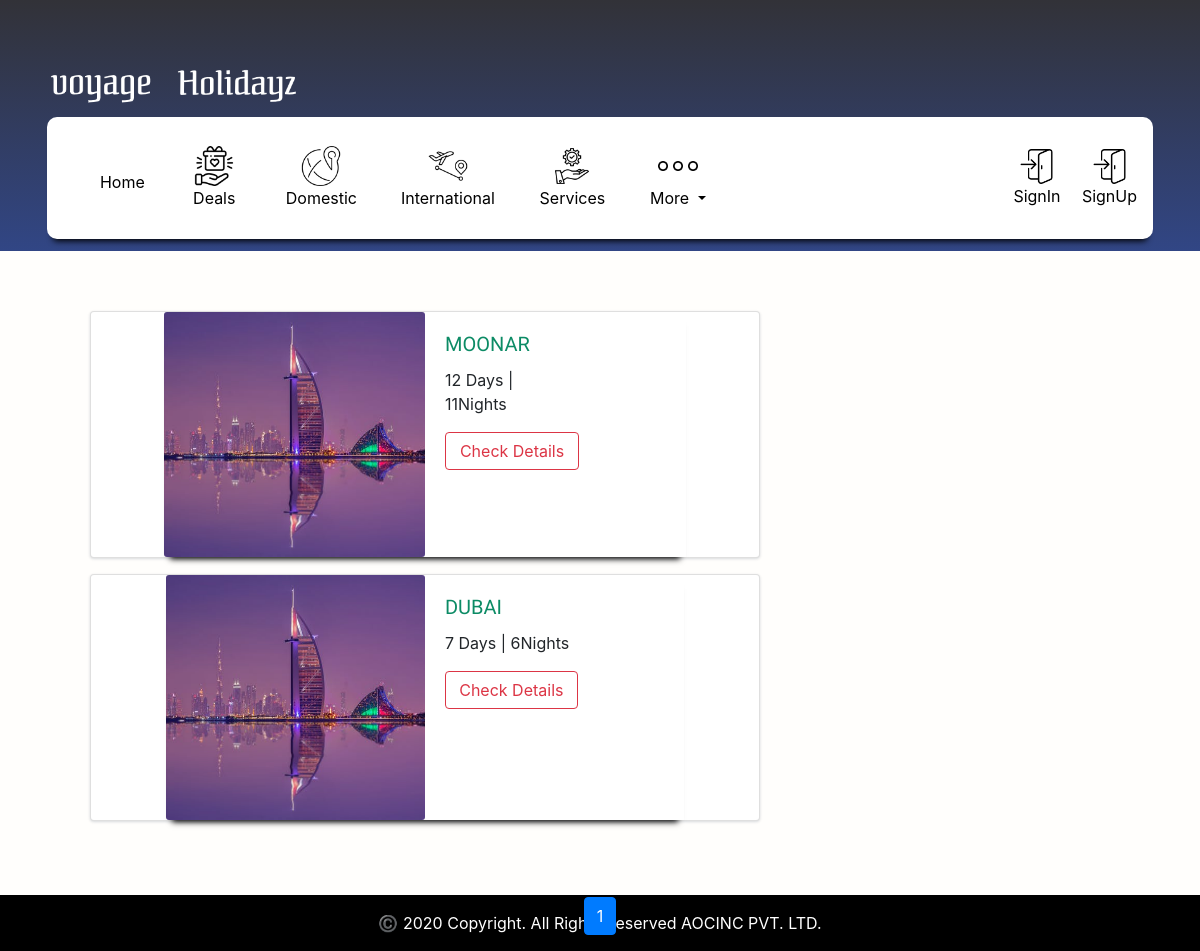
Page /MiddleEast-Packages on the committed database.
### Holidays/models.py (models this page shows, shortened)
class Middle_East_Packages(models.Model):
    Trip_Name           = models.CharField(max_length=255, blank=False)
    Days                = models.PositiveIntegerField()
    Nights              = models.PositiveIntegerField()
    Datailed_Itinerary  = models.TextField()
    Location_Image      = models.FileField(upload_to='media/MiddleEast/HolidayPackage_Images/')
    Package             = models.CharField(max_length=59, choices = package_choice, default = '')
    uploaded_at         = models.DateTimeField(auto_now_add=True)

### Holidays/views.py (the view)
# urls.py: path('MiddleEast-Packages', views.Middle_East_Packages_List_View, name = 'MiddleEast_Packages'),
def Middle_East_Packages_List_View(request):
    Middle_East_Packages_Data_List = Middle_East_Packages.objects.all().order_by('-id')
    paginator = Paginator(Middle_East_Packages_Data_List, 8)
    page = request.GET.get('page')
    try:
        Data_list = paginator.page(page)
    except PageNotAnInteger:
        Data_list = paginator.page(1)
    except EmptyPage:
        Data_list = paginator.page(paginator.num_pages)
    template = 'Holidays/MiddleEast_Packages.html'
    context = {
                'Data_list': Data_list,
                }
    return render(request,template,context)

### Holidays/templates/Holidays/MiddleEast_Packages.html (shortened to what this page needs)
<!DOCTYPE html>
{% extends 'Voyage_LandingApp/base.html' %}
{% load static %}
{% load crispy_forms_tags %}
{% block content %}
<div class="Holidays-Package-Body">
    <div class="container">
        <div class="rows Holidays-container">
            {% if Data_list %}
            {% for data in Data_list %}
            <div class="col-md-8">
                <div class="card mb-3" style="max-width: 960px;">
                    <div class="row no-gutters">
                    <div class="col-md-6">
                        <img src="{{ data.Location_Image.url }}" class="card-img holidays-card-imgs" alt="...">
                    </div>
                    <div class="col-md-4">
                        <div class="card-body">
                        <h5 class="card-title trip-title">{{ data.Trip_Name |upper }}  </h5>
                        <p class="card-text">{{ data.Days}} Days | {{ data.Nights}}Nights </p>
                        <div class="text-center">
                            <a class="btn btn-outline-danger btn-block" href="MiddleEast_Package_Detail/{{ data.id }}"> Check Details</a>
                        </div>
                        </div>
                    </div>
                    <div class="col-md-2">
                        <div class="card-body">
                        </div>
                    </div>
                </div>
                </div>
            </div>
                {% endfor %}
                    {% else %}
                        <p class="text-secondary"> No Packages Found</p>
                {% endif %}
            </div>
        </div>
    </div>
<div class="container">
    <ul class="pagination justify-content-center" id="paginator">
      {% for p in Data_list.paginator.page_range %}
         {% if Data_list.number == p %}
            <li class="page-item active">
                <a  href="?page={{ p }}" class="page-link" id="current-page">{{ p }} </a>
            </li>
         {% endif %}
      {% endfor %}
  </ul>
  </div>
{% endblock %}

### static/css/voyage_style.css (style rules this page uses)
.base-body { overflow-x: hidden !important; }
.card { border-radius: 5px; -webkit-box-shadow: 0 1px 2.94px 0.06px rgba(4,26,55,0.16); box-shadow: 0 1px 2.94px 0.06px rgba(4,26,55,0.16); border: none; margin-bottom: 30px; -webkit-transition: all 0.3s ease-in-out; transition: all 0.3s ease-in-out; }
img { vertical-align: middle; border-style: none; }
.Holidays-Package-Body { background-color: #fffefc; padding: 5%; margin-top: -7%; }
.Holidays-container .row { box-shadow: 0 8px 6px -6px black; margin:0 auto; }
.holidays-card-imgs { height: 245px; }
.trip-title { color:rgb(12, 139, 101); font-family: 'Volkhov', serif; }

### rows in the picture
Middle_East_Packages: Location_Image (picture), Trip_Name "MOONAR", Days "12", Nights "11"
Middle_East_Packages: Location_Image (picture), Trip_Name "DUBAI", Days "7", Nights "6"

### other values in the picture
{{ p }} "1"
